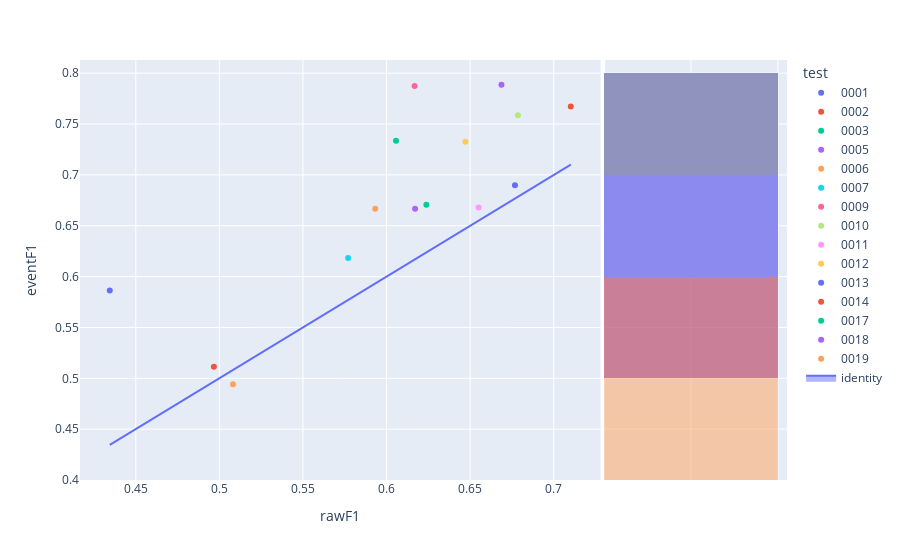

Notebook source saved alongside this figure:
### Code cell
fig=px.scatter(experimentModels,x='rawF1',y='eventF1',color='test',hover_name='modelId', marginal_y="histogram")
fig.add_trace(
    go.Scatter(x=experimentModels['rawF1'], y=experimentModels['rawF1'], name="identity", mode='lines',fill="toself")
)
fig.show()

### Figure 1 — Plotly figure (JSON) as saved in the notebook; plotly's stock layout.template omitted (floating-point values rounded to 4 significant figures)
{"data": [{"hovertemplate": "<b>%{hovertext}</b><br><br>test=0001<br>rawF1=%{x}<br>eventF1=%{y}<extra></extra>", "hovertext": ["9e4dd9bb-a7d9-4ee8-a762-d656d8308d91"], "legendgroup": "0001", "marker": {"color": "#636efa", "symbol": "circle"}, "mode": "markers", "name": "0001", "orientation": "v", "showlegend": true, "type": "scatter", "x": [0.4345], "xaxis": "x", "y": [0.5864], "yaxis": "y"}, {"alignmentgroup": "True", "bingroup": "y", "hovertemplate": "test=0001<br>eventF1=%{y}<br>count=%{x}<extra></extra>", "legendgroup": "0001", "marker": {"color": "#636efa"}, "name": "0001", "offsetgroup": "0001", "opacity": 0.5, "showlegend": false, "type": "histogram", "xaxis": "x2", "y": [0.5864], "yaxis": "y2"}, {"hovertemplate": "<b>%{hovertext}</b><br><br>test=0002<br>rawF1=%{x}<br>eventF1=%{y}<extra></extra>", "hovertext": ["5e1bcb8a-f879-4f42-ae21-0e1ae715095f"], "legendgroup": "0002", "marker": {"color": "#EF553B", "symbol": "circle"}, "mode": "markers", "name": "0002", "orientation": "v", "showlegend": true, "type": "scatter", "x": [0.7102], "xaxis": "x", "y": [0.7674], "yaxis": "y"}, {"alignmentgroup": "True", "bingroup": "y", "hovertemplate": "test=0002<br>eventF1=%{y}<br>count=%{x}<extra></extra>", "legendgroup": "0002", "marker": {"color": "#EF553B"}, "name": "0002", "offsetgroup": "0002", "opacity": 0.5, "showlegend": false, "type": "histogram", "xaxis": "x2", "y": [0.7674], "yaxis": "y2"}, {"hovertemplate": "<b>%{hovertext}</b><br><br>test=0003<br>rawF1=%{x}<br>eventF1=%{y}<extra></extra>", "hovertext": ["2ecef3ee-0879-42d7-bcf0-ecfa0e3e601a"], "legendgroup": "0003", "marker": {"color": "#00cc96", "symbol": "circle"}, "mode": "markers", "name": "0003", "orientation": "v", "showlegend": true, "type": "scatter", "x": [0.6238], "xaxis": "x", "y": [0.6706], "yaxis": "y"}, {"alignmentgroup": "True", "bingroup": "y", "hovertemplate": "test=0003<br>eventF1=%{y}<br>count=%{x}<extra></extra>", "legendgroup": "0003", "marker": {"color": "#00cc96"}, "name": "0003", "offsetgroup": "0003", "opacity": 0.5, "showlegend": false, "type": "histogram", "xaxis": "x2", "y": [0.6706], "yaxis": "y2"}, {"hovertemplate": "<b>%{hovertext}</b><br><br>test=0005<br>rawF1=%{x}<br>eventF1=%{y}<extra></extra>", "hovertext": ["52b0d6a8-7f01-4694-85d4-14ef17a025b9"], "legendgroup": "0005", "marker": {"color": "#ab63fa", "symbol": "circle"}, "mode": "markers", "name": "0005", "orientation": "v", "showlegend": true, "type": "scatter", "x": [0.6171], "xaxis": "x", "y": [0.6667], "yaxis": "y"}, {"alignmentgroup": "True", "bingroup": "y", "hovertemplate": "test=0005<br>eventF1=%{y}<br>count=%{x}<extra></extra>", "legendgroup": "0005", "marker": {"color": "#ab63fa"}, "name": "0005", "offsetgroup": "0005", "opacity": 0.5, "showlegend": false, "type": "histogram", "xaxis": "x2", "y": [0.6667], "yaxis": "y2"}, {"hovertemplate": "<b>%{hovertext}</b><br><br>test=0006<br>rawF1=%{x}<br>eventF1=%{y}<extra></extra>", "hovertext": ["32c9793a-2115-4e77-8b6f-e8f71d09cecb"], "legendgroup": "0006", "marker": {"color": "#FFA15A", "symbol": "circle"}, "mode": "markers", "name": "0006", "orientation": "v", "showlegend": true, "type": "scatter", "x": [0.5932], "xaxis": "x", "y": [0.6667], "yaxis": "y"}, {"alignmentgroup": "True", "bingroup": "y", "hovertemplate": "test=0006<br>eventF1=%{y}<br>count=%{x}<extra></extra>", "legendgroup": "0006", "marker": {"color": "#FFA15A"}, "name": "0006", "offsetgroup": "0006", "opacity": 0.5, "showlegend": false, "type": "histogram", "xaxis": "x2", "y": [0.6667], "yaxis": "y2"}, {"hovertemplate": "<b>%{hovertext}</b><br><br>test=0007<br>rawF1=%{x}<br>eventF1=%{y}<extra></extra>", "hovertext": ["241d9889-61ff-47f7-97c2-f502ae3dba38"], "legendgroup": "0007", "marker": {"color": "#19d3f3", "symbol": "circle"}, "mode": "markers", "name": "0007", "orientation": "v", "showlegend": true, "type": "scatter", "x": [0.577], "xaxis": "x", "y": [0.6183], "yaxis": "y"}, {"alignmentgroup": "True", "bingroup": "y", "hovertemplate": "test=0007<br>eventF1=%{y}<br>count=%{x}<extra></extra>", "legendgroup": "0007", "marker": {"color": "#19d3f3"}, "name": "0007", "offsetgroup": "0007", "opacity": 0.5, "showlegend": false, "type": "histogram", "xaxis": "x2", "y": [0.6183], "yaxis": "y2"}, {"hovertemplate": "<b>%{hovertext}</b><br><br>test=0009<br>rawF1=%{x}<br>eventF1=%{y}<extra></extra>", "hovertext": ["f6a46037-1f32-40b5-a6ff-cd293b0e4203"], "legendgroup": "0009", "marker": {"color": "#FF6692", "symbol": "circle"}, "mode": "markers", "name": "0009", "orientation": "v", "showlegend": true, "type": "scatter", "x": [0.6168], "xaxis": "x", "y": [0.7874], "yaxis": "y"}, {"alignmentgroup": "True", "bingroup": "y", "hovertemplate": "test=0009<br>eventF1=%{y}<br>count=%{x}<extra></extra>", "legendgroup": "0009", "marker": {"color": "#FF6692"}, "name": "0009", "offsetgroup": "0009", "opacity": 0.5, "showlegend": false, "type": "histogram", "xaxis": "x2", "y": [0.7874], "yaxis": "y2"}, {"hovertemplate": "<b>%{hovertext}</b><br><br>test=0010<br>rawF1=%{x}<br>eventF1=%{y}<extra></extra>", "hovertext": ["6cfc1f74-3653-47eb-a166-f59fefa13825"], "legendgroup": "0010", "marker": {"color": "#B6E880", "symbol": "circle"}, "mode": "markers", "name": "0010", "orientation": "v", "showlegend": true, "type": "scatter", "x": [0.6786], "xaxis": "x", "y": [0.7587], "yaxis": "y"}, {"alignmentgroup": "True", "bingroup": "y", "hovertemplate": "test=0010<br>eventF1=%{y}<br>count=%{x}<extra></extra>", "legendgroup": "0010", "marker": {"color": "#B6E880"}, "name": "0010", "offsetgroup": "0010", "opacity": 0.5, "showlegend": false, "type": "histogram", "xaxis": "x2", "y": [0.7587], "yaxis": "y2"}, {"hovertemplate": "<b>%{hovertext}</b><br><br>test=0011<br>rawF1=%{x}<br>eventF1=%{y}<extra></extra>", "hovertext": ["68c5483d-9072-4478-8a87-a7af3324f690"], "legendgroup": "0011", "marker": {"color": "#FF97FF", "symbol": "circle"}, "mode": "markers", "name": "0011", "orientation": "v", "showlegend": true, "type": "scatter", "x": [0.6551], "xaxis": "x", "y": [0.668], "yaxis": "y"}, {"alignmentgroup": "True", "bingroup": "y", "hovertemplate": "test=0011<br>eventF1=%{y}<br>count=%{x}<extra></extra>", "legendgroup": "0011", "marker": {"color": "#FF97FF"}, "name": "0011", "offsetgroup": "0011", "opacity": 0.5, "showlegend": false, "type": "histogram", "xaxis": "x2", "y": [0.668], "yaxis": "y2"}, {"hovertemplate": "<b>%{hovertext}</b><br><br>test=0012<br>rawF1=%{x}<br>eventF1=%{y}<extra></extra>", "hovertext": ["349fe35c-b749-431d-8e8c-c288b150e998"], "legendgroup": "0012", "marker": {"color": "#FECB52", "symbol": "circle"}, "mode": "markers", "name": "0012", "orientation": "v", "showlegend": true, "type": "scatter", "x": [0.6472], "xaxis": "x", "y": [0.7326], "yaxis": "y"}, {"alignmentgroup": "True", "bingroup": "y", "hovertemplate": "test=0012<br>eventF1=%{y}<br>count=%{x}<extra></extra>", "legendgroup": "0012", "marker": {"color": "#FECB52"}, "name": "0012", "offsetgroup": "0012", "opacity": 0.5, "showlegend": false, "type": "histogram", "xaxis": "x2", "y": [0.7326], "yaxis": "y2"}, {"hovertemplate": "<b>%{hovertext}</b><br><br>test=0013<br>rawF1=%{x}<br>eventF1=%{y}<extra></extra>", "hovertext": ["4babfd03-bb9d-4dd2-a829-ad9de3f05932"], "legendgroup": "0013", "marker": {"color": "#636efa", "symbol": "circle"}, "mode": "markers", "name": "0013", "orientation": "v", "showlegend": true, "type": "scatter", "x": [0.6768], "xaxis": "x", "y": [0.6898], "yaxis": "y"}, {"alignmentgroup": "True", "bingroup": "y", "hovertemplate": "test=0013<br>eventF1=%{y}<br>count=%{x}<extra></extra>", "legendgroup": "0013", "marker": {"color": "#636efa"}, "name": "0013", "offsetgroup": "0013", "opacity": 0.5, "showlegend": false, "type": "histogram", "xaxis": "x2", "y": [0.6898], "yaxis": "y2"}, {"hovertemplate": "<b>%{hovertext}</b><br><br>test=0014<br>rawF1=%{x}<br>eventF1=%{y}<extra></extra>", "hovertext": ["8b17d41d-edbb-461c-87d2-300850772dae"], "legendgroup": "0014", "marker": {"color": "#EF553B", "symbol": "circle"}, "mode": "markers", "name": "0014", "orientation": "v", "showlegend": true, "type": "scatter", "x": [0.4967], "xaxis": "x", "y": [0.5114], "yaxis": "y"}, {"alignmentgroup": "True", "bingroup": "y", "hovertemplate": "test=0014<br>eventF1=%{y}<br>count=%{x}<extra></extra>", "legendgroup": "0014", "marker": {"color": "#EF553B"}, "name": "0014", "offsetgroup": "0014", "opacity": 0.5, "showlegend": false, "type": "histogram", "xaxis": "x2", "y": [0.5114], "yaxis": "y2"}, {"hovertemplate": "<b>%{hovertext}</b><br><br>test=0017<br>rawF1=%{x}<br>eventF1=%{y}<extra></extra>", "hovertext": ["0363bbae-1f8e-4b17-9c0c-12617bda2825"], "legendgroup": "0017", "marker": {"color": "#00cc96", "symbol": "circle"}, "mode": "markers", "name": "0017", "orientation": "v", "showlegend": true, "type": "scatter", "x": [0.6057], "xaxis": "x", "y": [0.7336], "yaxis": "y"}, {"alignmentgroup": "True", "bingroup": "y", "hovertemplate": "test=0017<br>eventF1=%{y}<br>count=%{x}<extra></extra>", "legendgroup": "0017", "marker": {"color": "#00cc96"}, "name": "0017", "offsetgroup": "0017", "opacity": 0.5, "showlegend": false, "type": "histogram", "xaxis": "x2", "y": [0.7336], "yaxis": "y2"}, {"hovertemplate": "<b>%{hovertext}</b><br><br>test=0018<br>rawF1=%{x}<br>eventF1=%{y}<extra></extra>", "hovertext": ["3ab00c3d-e088-430b-81c0-65466ec51055"], "legendgroup": "0018", "marker": {"color": "#ab63fa", "symbol": "circle"}, "mode": "markers", "name": "0018", "orientation": "v", "showlegend": true, "type": "scatter", "x": [0.6687], "xaxis": "x", "y": [0.7887], "yaxis": "y"}, {"alignmentgroup": "True", "bingroup": "y", "hovertemplate": "test=0018<br>eventF1=%{y}<br>count=%{x}<extra></extra>", "legendgroup": "0018", "marker": {"color": "#ab63fa"}, "name": "0018", "offsetgroup": "0018", "opacity": 0.5, "showlegend": false, "type": "histogram", "xaxis": "x2", "y": [0.7887], "yaxis": "y2"}, {"hovertemplate": "<b>%{hovertext}</b><br><br>test=0019<br>rawF1=%{x}<br>eventF1=%{y}<extra></extra>", "hovertext": ["a223e573-b48d-418b-a3d3-7c7ae2c5dee7"], "legendgroup": "0019", "marker": {"color": "#FFA15A", "symbol": "circle"}, "mode": "markers", "name": "0019", "orientation": "v", "showlegend": true, "type": "scatter", "x": [0.5082], "xaxis": "x", "y": [0.4941], "yaxis": "y"}, {"alignmentgroup": "True", "bingroup": "y", "hovertemplate": "test=0019<br>eventF1=%{y}<br>count=%{x}<extra></extra>", "legendgroup": "0019", "marker": {"color": "#FFA15A"}, "name": "0019", "offsetgroup": "0019", "opacity": 0.5, "showlegend": false, "type": "histogram", "xaxis": "x2", "y": [0.4941], "yaxis": "y2"}, {"fill": "toself", "mode": "lines", "name": "identity", "type": "scatter", "x": [0.4345, 0.7102, 0.6238, 0.6171, 0.5932, 0.577, 0.6168, 0.6786, 0.6551, 0.6472, 0.6768, 0.4967, 0.6057, 0.6687, 0.5082], "y": [0.4345, 0.7102, 0.6238, 0.6171, 0.5932, 0.577, 0.6168, 0.6786, 0.6551, 0.6472, 0.6768, 0.4967, 0.6057, 0.6687, 0.5082]}], "layout": {"barmode": "overlay", "legend": {"title": {"text": "test"}, "tracegroupgap": 0}, "margin": {"t": 60}, "xaxis": {"anchor": "y", "domain": [0, 0.7363], "title": {"text": "rawF1"}}, "xaxis2": {"anchor": "y2", "domain": [0.7413, 1], "matches": "x2", "showgrid": true, "showline": false, "showticklabels": false, "ticks": ""}, "yaxis": {"anchor": "x", "domain": [0, 1], "title": {"text": "eventF1"}}, "yaxis2": {"anchor": "x2", "domain": [0, 1], "matches": "y", "showgrid": true, "showticklabels": false}}}
